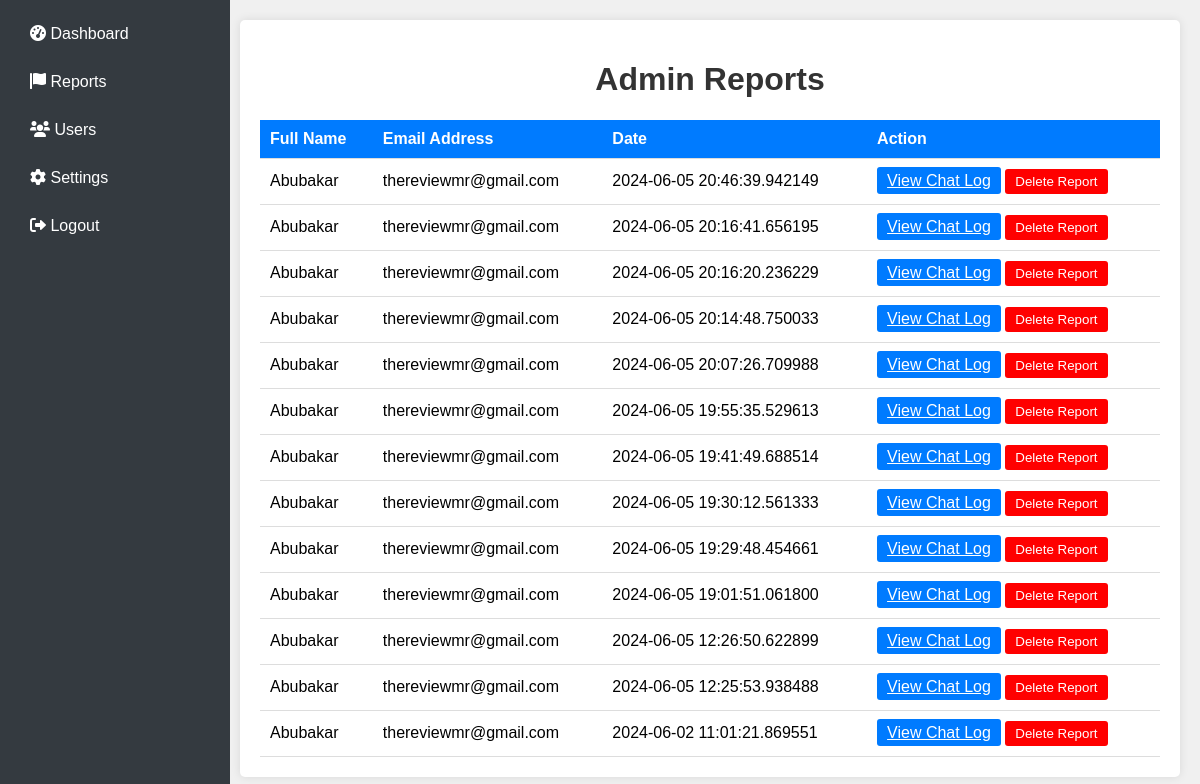
The app's page /admin_reports (signed in) with its own data.
### app.py (models this page shows)
class Report(db.Model):
    id = db.Column(db.Integer, primary_key=True)
    user_id = db.Column(db.Integer, db.ForeignKey('user.id'), nullable=False)
    chat_log = db.Column(db.Text, nullable=False)
    date = db.Column(db.DateTime, nullable=False, default=datetime.utcnow)
    evidence_file = db.Column(db.String(200), nullable=True)

class User(UserMixin, db.Model):
    id = db.Column(db.Integer, primary_key=True)
    fullname = db.Column(db.String(100), nullable=False)
    email = db.Column(db.String(100), unique=True, nullable=False)
    password = db.Column(db.String(100), nullable=False)
    is_admin = db.Column(db.Boolean, default=False)
    reports = db.relationship('Report', backref='user', lazy=True)

### app.py (the view)
@app.route('/admin_reports')
def admin_reports():
    if 'user_id' not in session:
        return redirect(url_for('login'))
    user_id = session['user_id']
    current_user = User.query.get(user_id)
    if not current_user.is_admin:
        return redirect(url_for('login'))
    reports = Report.query.order_by(Report.date.desc()).all()
    return render_template('admin_reports.html', reports=reports)

### templates/admin_reports.html (shortened to what this page needs)
<!DOCTYPE html>
<html lang="en">
<head>
    <link rel="stylesheet" href="https://cdnjs.cloudflare.com/ajax/libs/font-awesome/6.0.0-beta3/css/all.min.css">
</head>
<body>
    <div class="sidebar">
        <a href="{{ url_for('admin_dashboard') }}"><i class="fas fa-tachometer-alt"></i> Dashboard</a>
        <a href="{{ url_for('admin_reports') }}"><i class="fas fa-flag"></i> Reports</a>
        <a href="{{ url_for('admin_users') }}"><i class="fas fa-users"></i> Users</a>
        <a href="{{ url_for('admin_settings') }}"><i class="fas fa-cog"></i> Settings</a>
        <a href="{{ url_for('logout') }}"><i class="fas fa-sign-out-alt"></i> Logout</a>
    </div>
    <div class="main-content">
        <div class="container">
            <h1>Admin Reports</h1>
            <table>
                <thead>
                    <tr>
                        <th>Full Name</th>
                        <th>Email Address</th>
                        <th>Date</th>
                        <th>Action</th>
                    </tr>
                </thead>
                <tbody>
                    {% for report in reports %}
                    <tr>
                        <td>{{ report.user.fullname }}</td>
                        <td>{{ report.user.email }}</td>
                        <td>{{ report.date }}</td>
                        <td>
                            <a href="{{ url_for('admin_view_chat_log', report_id=report.id) }}" class="btn-primary">View Chat Log</a>
                            <form action="{{ url_for('delete_report', report_id=report.id) }}" method="post" style="display:inline;">
                                <button type="submit" class="btn-danger">Delete Report</button>
                            </form>
                        </td>
                    </tr>
                    {% endfor %}
                </tbody>
            </table>
        </div>
    </div>
</body>
</html>

### templates/admin_reports.html (style rules this page uses)
body { font-family: Arial, sans-serif; background-color: #f0f0f0; margin: 0; padding: 0; display: flex; }
.sidebar { width: 200px; background-color: #343a40; padding: 15px; height: 100vh; position: fixed; }
.sidebar a { color: white; display: block; padding: 10px 15px; text-decoration: none; margin-bottom: 10px; border-radius: 5px; }
.main-content { margin-left: 220px; padding: 20px; width: calc(100% - 220px); }
.container { background-color: #fff; padding: 20px; border-radius: 5px; box-shadow: 0 0 10px rgba(0, 0, 0, 0.1); }
h1 { text-align: center; color: #333; }
table { width: 100%; border-collapse: collapse; margin-top: 20px; }
th, td { padding: 10px; border-bottom: 1px solid #ddd; text-align: left; }
th { background-color: #007bff; color: #fff; }
.btn-primary, .btn-danger { padding: 5px 10px; border: none; border-radius: 3px; color: white; cursor: pointer; transition: background-color 0.3s; }
.btn-primary { background-color: #007bff; }
.btn-danger { background-color: red; }

### records on screen
Report: user.fullname "Abubakar", user.email "thereviewmr@gmail.com", date "2024-06-05 20:46:39.942149"
Report: user.fullname "Abubakar", user.email "thereviewmr@gmail.com", date "2024-06-05 20:16:41.656195"
Report: user.fullname "Abubakar", user.email "thereviewmr@gmail.com", date "2024-06-05 20:16:20.236229"
Report: user.fullname "Abubakar", user.email "thereviewmr@gmail.com", date "2024-06-05 20:14:48.750033"
Report: user.fullname "Abubakar", user.email "thereviewmr@gmail.com", date "2024-06-05 20:07:26.709988"
Report: user.fullname "Abubakar", user.email "thereviewmr@gmail.com", date "2024-06-05 19:55:35.529613"
Report: user.fullname "Abubakar", user.email "thereviewmr@gmail.com", date "2024-06-05 19:41:49.688514"
Report: user.fullname "Abubakar", user.email "thereviewmr@gmail.com", date "2024-06-05 19:30:12.561333"
Report: user.fullname "Abubakar", user.email "thereviewmr@gmail.com", date "2024-06-05 19:29:48.454661"
Report: user.fullname "Abubakar", user.email "thereviewmr@gmail.com", date "2024-06-05 19:01:51.061800"
Report: user.fullname "Abubakar", user.email "thereviewmr@gmail.com", date "2024-06-05 12:26:50.622899"
Report: user.fullname "Abubakar", user.email "thereviewmr@gmail.com", date "2024-06-05 12:25:53.938488"
Report: user.fullname "Abubakar", user.email "thereviewmr@gmail.com", date "2024-06-02 11:01:21.869551"
